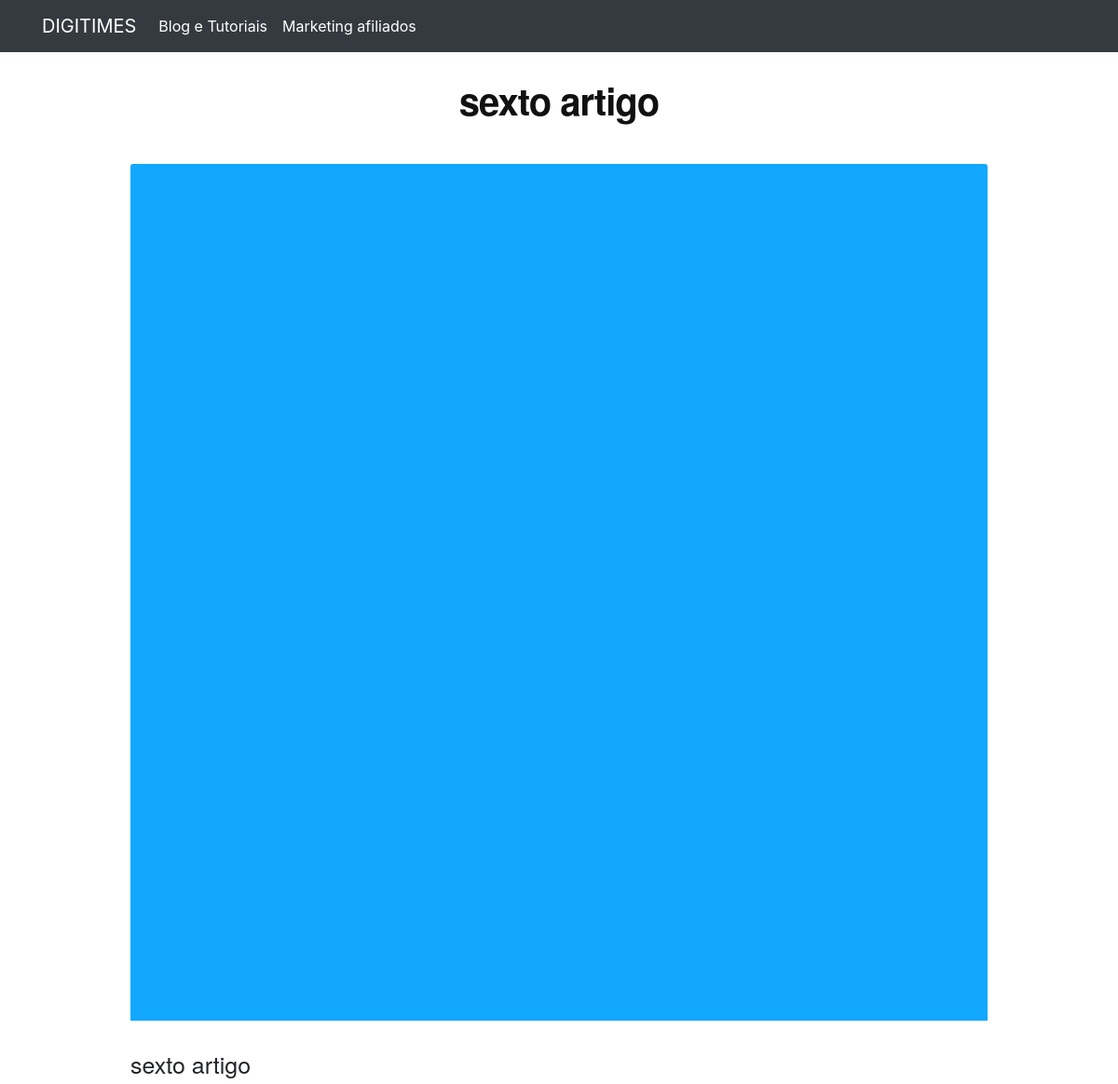
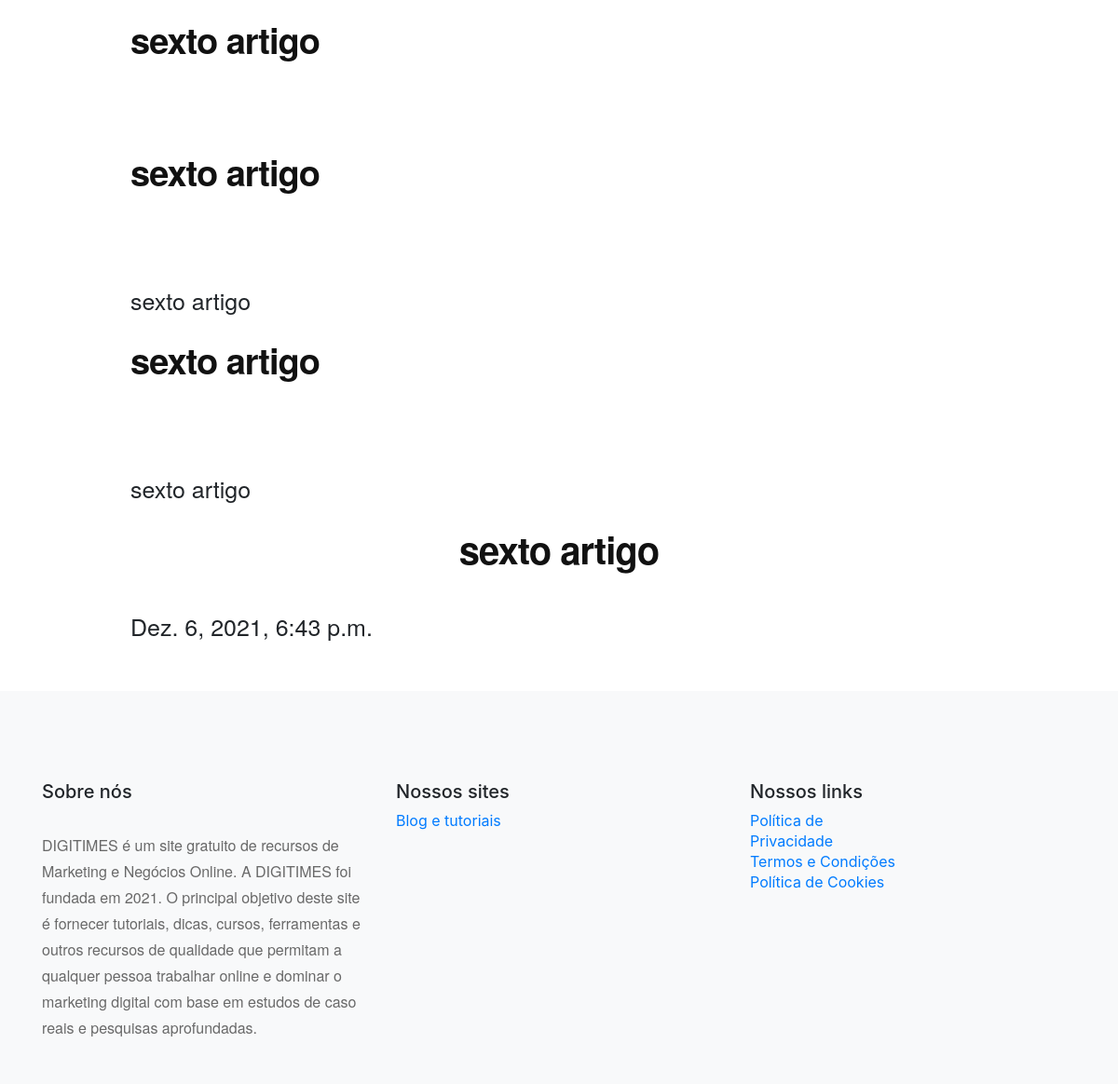
Screenshot of /blog/sexto-artigo/ with the database file from the repository (2 pictures, top to bottom).
### blog/models.py (models this page shows, shortened)
class Post(models.Model):
  title = models.CharField(max_length = 255)
  photo_title = models.ImageField(upload_to='images', blank=True)
  subheading1 = models.CharField(max_length = 255, blank=True)
  body1 = models.TextField(blank=True)
  photo_body1 = models.ImageField(upload_to='images', blank=True)
  subheading2 = models.CharField(max_length = 255, blank=True)
  body2 = models.TextField(blank=True)
  photo_body2 = models.ImageField(upload_to='images', blank=True)
  subheading3 = models.CharField(max_length = 255, blank=True)
  body3 = models.TextField(blank=True)
  photo_body3 = models.ImageField(upload_to='images', blank=True)
  conclusion = models.CharField(max_length = 255, blank=True)
  post_links = models.CharField(max_length=255, blank=True)
  slug = models.SlugField(max_length=255, unique=True)
  author = models.ForeignKey(User, on_delete=models.CASCADE)
  created = models.DateTimeField(auto_now_add=True)
  updated = models.DateTimeField(auto_now=True)
  status = models.IntegerField(choices=STATUS, default=0)
  class Meta:
    ordering = ("-created",)

### blog/views.py (the view)
# urls.py: path("<slug:slug>/", views.PostDetailView.as_view(), name="detail"),
class PostDetailView(DetailView):
  model = Post

### blog/templates/blog/post_detail.html (shortened to what this page needs)
{% extends "blog/base.html" %}
{% block content %}
<article class="mb-4">
  <div class="container">
                <div class="row gx-4 gx-lg-5 justify-content-center">
                    <div class="col-md-10">
<h2 class="section-heading">{{post.title}}</h2>
<img class="card-img-top" src="{{ post.photo_title.url }}" alt="Card image cap">
                        <p> {{post.body1}} </p>
                        <h3> {{post.subheading1}} </h3>
                        <h3 class="section-heading">{{post.subheading2}}</h3>
                        <p>{{post.body2}}</p>
                        <h3 class="section-heading">{{post.subheading3}}</h3>
                        <p>{{post.body3}}</p>
                        <h2 class="section-heading">{{post.conclusion}}</h2>
                          <p> {{post.created}} </p>
                    </div>
                </div>
            </div>
        </article>
{% endblock %}

### blog/static/blog/style.css (style rules this page uses)
h2 { color: #111; font-family: 'Helvetica Neue', sans-serif; font-size: 40px; font-weight: bold; letter-spacing: -1px; line-height: 1; text-align: center; margin-top: 2rem ; margin-bottom: 3rem }
h3 { color: #111; font-family: 'Helvetica Neue', sans-serif; font-size: 38px; font-weight: bold; letter-spacing: -1px; line-height: 1; text-align: left; margin-top: 2rem; margin-bottom: 3rem }
p { font-family: 'Helvetica Neue',sans-serif; font-size: 25px; font-weight: 500; line-height: 28px; margin: 0 0 30px; margin-top: 2rem; }

### rows the page displays
Post: title "sexto artigo", photo_title (picture), body1 "sexto artigo", subheading1 "sexto artigo", subheading2 "sexto artigo", body2 "sexto artigo", subheading3 "sexto artigo", body3 "sexto artigo", conclusion "sexto artigo", created "Dez. 6, 2021, 6:43 p.m."
